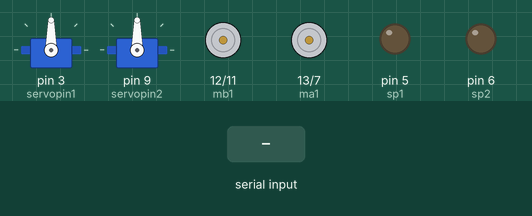
Simulated run of this sketch. Board: Arduino Uno, built with avr-gcc and run on an emulated ATmega328P. Shown: 2 × servo, motor-driver pin pairs drawn as motors (green arrow = first pin HIGH = forward, orange = second pin HIGH = backward, longer = more drive), output pins drawn as LEDs (lit = HIGH). The test bench sets the inputs (shaded band). What the sketch prints to the serial monitor is not drawn.

Above: at 1.2 s.
1.3 s: "1" received over Serial
At 1.7 s:
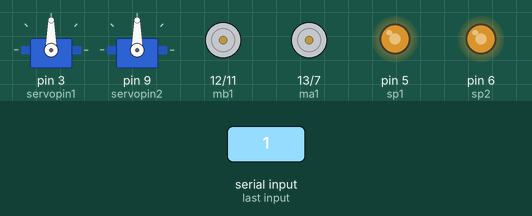
2.8 s: byte 89 ('Y') received over Serial
At 4.0 s:
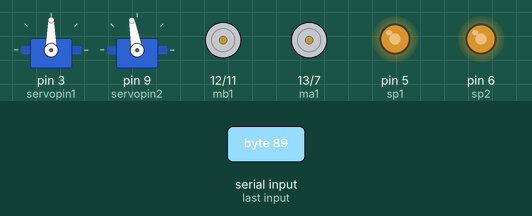
4.3 s: "2" received over Serial
At 5.4 s:
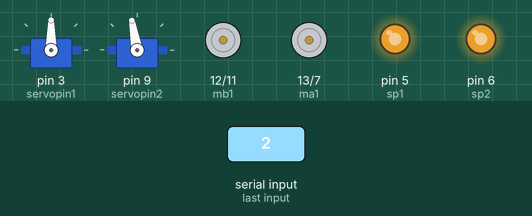
5.8 s: byte 90 ('Z') received over Serial
At 6.5 s:
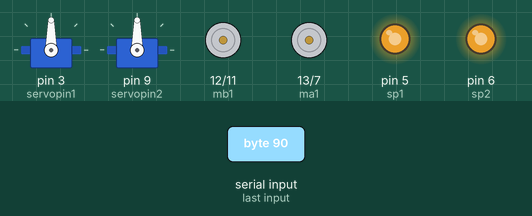
7.3 s: "F" received over Serial
At 8.5 s:
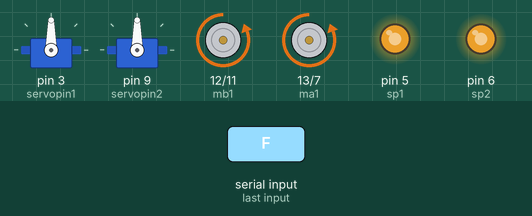
8.8 s: "0" received over Serial
At 9.9 s:
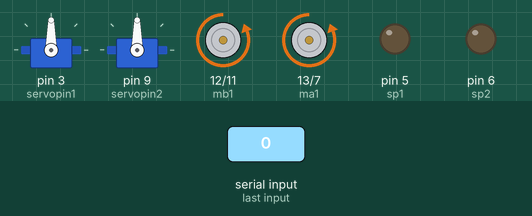
Timing chart, 0 to 11.3 s (numbered marks = the images above; inputs shaded):
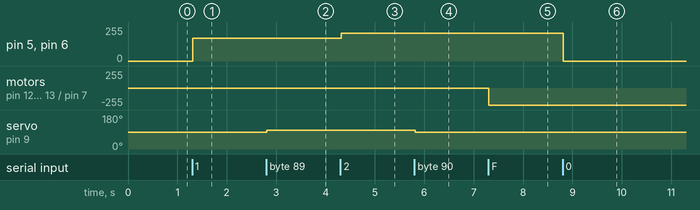

Measured:
- after the input at 1.3 s, pin 5 (sp1), pin 6 (sp2): 0/255 → 170/255 at once
- after the input at 2.8 s, servo on pin 9 (servopin2): 90° → 100° at once
- after the input at 4.3 s, pin 5 (sp1), pin 6 (sp2): 170/255 → 210/255 at once
- after the input at 5.8 s, servo on pin 9 (servopin2): 100° → 90° at once
- after the input at 7.3 s, motor on pin 12 (mb1) / pin 11 (mb2), motor on pin 13 (ma1) / pin 7 (ma2): stopped → backward 255/255 at once
- after the input at 8.8 s, pin 5 (sp1), pin 6 (sp2): 210/255 → 0/255 at once

The sketch:

chotu_arduino.ino
```cpp
#include <Servo.h>
char val;
int servopin1=3;
int i=90;
int servopin2=9;
int j=90;

Servo myservo1;
Servo myservo2;

int ma1=13;
int ma2=7;
int mb1=12;
int mb2=11;
int sp1=5;
int sp2=6;
int k;


void setup() {
  // put your setup code here, to run once:
  Serial.begin(9600);
  myservo1.attach(servopin1);
  myservo2.attach(servopin2);
  pinMode(ma1,OUTPUT);
  pinMode(ma2,OUTPUT);
  pinMode(mb1,OUTPUT);
  pinMode(mb2,OUTPUT);
  pinMode(sp1,OUTPUT);
  pinMode(sp2,OUTPUT);

}
void back(){
  digitalWrite(ma1,HIGH);
  digitalWrite(ma2,LOW);
  digitalWrite(mb1,HIGH);
  digitalWrite(mb2,LOW);
}
void front(){
  digitalWrite(ma1,LOW);
  digitalWrite(ma2,HIGH);
  digitalWrite(mb1,LOW);
  digitalWrite(mb2,HIGH);
}
void right(){
  digitalWrite(ma1,HIGH);
  digitalWrite(ma2,LOW);//right
  digitalWrite(mb1,LOW);
  digitalWrite(mb2,HIGH);
}
void left(){
  digitalWrite(ma1,HIGH);
  digitalWrite(ma2,LOW);//right
  digitalWrite(mb1,HIGH);
  digitalWrite(mb2,LOW);
}
void stop(){
  digitalWrite(ma1,LOW);
  digitalWrite(ma2,LOW);//right
  digitalWrite(mb1,LOW);
  digitalWrite(mb2,LOW);
}


void loop() {
  // put your main code here, to run repeatedly:
  val= Serial.read();
  Serial.println(k);


  myservo1.write(i);
  myservo2.write(j);
  analogWrite(sp1,k);
  analogWrite(sp2,k);


  if(val=='1'){
    k=170;
  }
  else if(val=='2'){
    k=210;
  }
  else if(val=='3'){
    k=255;
  }
  else if(val=='0'){
    k=0;
  }

  if(val=='F'){
    front();
  }
  else if(val=='B'){
    back();
  }
  else if(val=='R'){
    right();
  }
  else if(val=='L'){
    left();
  }
  else if(val=='S'){
    stop();
  }

  if(val=='X' & i<180){
    i=i+10;
  }
  else if(val=='W' & i>0){
    i=i-10;
  }
  else if(val=='Y' & j<170){
    j=j+10;
  }
  else if(val=='Z' & j>0){
    j=j-10;
  }


}
```
